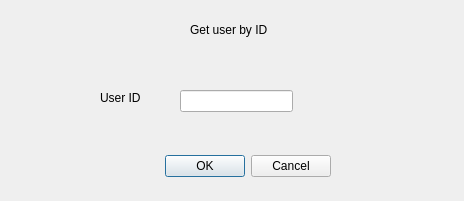
<?xml version="1.0" encoding="UTF-8"?>
<ui version="4.0">
 <class>Ui_DialogGetByID</class>
 <widget class="QDialog" name="Ui_DialogGetByID">
  <property name="geometry">
   <rect>
    <x>0</x>
    <y>0</y>
    <width>464</width>
    <height>201</height>
   </rect>
  </property>
  <property name="windowTitle">
   <string>Dialog</string>
  </property>
  <widget class="QDialogButtonBox" name="buttonBox">
   <property name="geometry">
    <rect>
     <x>-10</x>
     <y>150</y>
     <width>341</width>
     <height>32</height>
    </rect>
   </property>
   <property name="orientation">
    <enum>Qt::Horizontal</enum>
   </property>
   <property name="standardButtons">
    <set>QDialogButtonBox::Cancel|QDialogButtonBox::Ok</set>
   </property>
  </widget>
  <widget class="QLineEdit" name="lineEdit">
   <property name="geometry">
    <rect>
     <x>180</x>
     <y>90</y>
     <width>113</width>
     <height>22</height>
    </rect>
   </property>
  </widget>
  <widget class="QLabel" name="label">
   <property name="geometry">
    <rect>
     <x>100</x>
     <y>90</y>
     <width>55</width>
     <height>16</height>
    </rect>
   </property>
   <property name="text">
    <string>User ID</string>
   </property>
  </widget>
  <widget class="QLabel" name="label_2">
   <property name="geometry">
    <rect>
     <x>190</x>
     <y>20</y>
     <width>121</width>
     <height>20</height>
    </rect>
   </property>
   <property name="text">
    <string>Get user by ID</string>
   </property>
  </widget>
 </widget>
 <resources/>
 <connections>
  <connection>
   <sender>buttonBox</sender>
   <signal>accepted()</signal>
   <receiver>Ui_DialogGetByID</receiver>
   <slot>accept()</slot>
   <hints>
    <hint type="sourcelabel">
     <x>248</x>
     <y>254</y>
    </hint>
    <hint type="destinationlabel">
     <x>157</x>
     <y>274</y>
    </hint>
   </hints>
  </connection>
  <connection>
   <sender>buttonBox</sender>
   <signal>rejected()</signal>
   <receiver>Ui_DialogGetByID</receiver>
   <slot>reject()</slot>
   <hints>
    <hint type="sourcelabel">
     <x>316</x>
     <y>260</y>
    </hint>
    <hint type="destinationlabel">
     <x>286</x>
     <y>274</y>
    </hint>
   </hints>
  </connection>
 </connections>
</ui>
